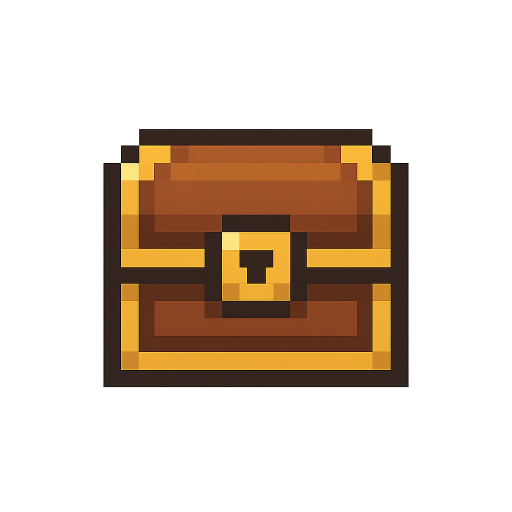
#> input picture data/objects/treasure.png, 1024 x 1024 px, found by its file name (shown at 1/2 size)
$ python grid.py
#> lines starting #> are read from the running program, lines starting #| are printed output that depends on the picture; after the words box and inside, x2 and y2 are one past the last pixel; in counts of white or black regions, pixels touching at a corner belong together
### gen_pixel_art/utils.py
"""Utility functions for generative pixel art."""
from PIL import Image, ImageDraw
import numpy as np

def crop_border(image : Image.Image, num_pixels: int=1) -> Image.Image:
    """Crop the boder of an image by a few pixels."""
    width, height = image.size
    box = (num_pixels, num_pixels, width - num_pixels, height - num_pixels)
    cropped = image.crop(box)
    return cropped

def rgba_to_masked_grayscale(image: Image.Image, opacity_threshold: int = 128) -> Image.Image:
    """
    Convert an RGBA image to 8-bit grayscale,
    forcing any semi- or fully-transparent pixel to zero.
    """
    rgba = image.convert("RGBA")
    arr = np.array(rgba)

    # get channels and compute luma (Rec. 601)
    r, g, b, a = arr[..., 0], arr[..., 1], arr[..., 2], arr[..., 3]
    luma = (0.299*r + 0.587*g + 0.114*b).astype(np.uint8)

    # zero out anything below the opacity threshold
    luma[a < opacity_threshold] = 0

    greyscale = Image.fromarray(luma, mode="L")
    return greyscale

# [43 lines left out: functions overlay_grid_lines, scale_img, naive_downsample_upsample, not called in this run]

### gen_pixel_art/grid.py
from pathlib import Path
from PIL import Image, ImageDraw
import numpy as np
import cv2
from gen_pixel_art import utils

def close_edges(edges: np.ndarray, kernel_size: int = 3) -> np.ndarray:
    """
    Apply a morphological closing to fill small gaps in edge map.
    """
    # Use a rectangular kernel of size kernel_size x kernel_size
    kernel = cv2.getStructuringElement(cv2.MORPH_RECT, (kernel_size, kernel_size))
    closed = cv2.morphologyEx(edges, cv2.MORPH_CLOSE, kernel)
    return closed

def cluster_lines(lines: list[int], threshold: int = 4) -> list[int]:
    """Remove lines that are too close to each other by clustering near values"""
    if not lines:
        return []
    lines = sorted(lines)
    clusters = [[lines[0]]]
    for p in lines[1:]:
        if abs(p - clusters[-1][-1]) <= threshold:
            clusters[-1].append(p)
        else:
            clusters.append([p])
    # use the median of each cluster
    return [int(np.median(cluster)) for cluster in clusters]

def detect_grid_lines(edges: np.ndarray,
                      hough_rho: float = 1.0,
                      hough_theta_rad: float = np.deg2rad(1),
                      hough_threshold: int = 100,
                      hough_min_line_len: int = 50,
                      hough_max_line_gap: int = 10,
                      angle_threshold_deg = 15
                     ) -> tuple[list[int], list[int]]:
    """
    - Use Hough line transformation to detect the pixel edges.
    - Only keep lines that are close to vertical or horizontal
    - Cluster the lines so they aren't too close
    Return:
    - two lists: x-coordinates (vertical lines) and y-coordinates (horizontal lines)
    """
    hough_lines = cv2.HoughLinesP(edges,
                                  hough_rho,
                                  hough_theta_rad,
                                  hough_threshold,
                                  minLineLength=hough_min_line_len,
                                  maxLineGap=hough_max_line_gap)

    height, width = edges.shape
    # Include the sides of the image in lines since they aren't detected by the Hough transform
    lines_x, lines_y = [0, width-1], [0, height-1]
    if hough_lines is None:
        return lines_x, lines_y

    # Loop over all detected lines, only keep the ones that are close to verticle or horizontal
    for x1, y1, x2, y2 in hough_lines[:,0]:
        dx, dy = x2 - x1, y2 - y1
        angle = abs(np.arctan2(dy, dx))
        # vertical if angle > 90- threshold, horizontal if angle < threshold
        if angle > np.deg2rad(90-angle_threshold_deg):
            lines_x.append(round((x1 + x2)/2))
        elif angle < np.deg2rad(angle_threshold_deg):
            lines_y.append(round((y1 + y2)/2))

    unclustered_lines_x = cluster_lines(lines_x)
    unclustered_lines_y = cluster_lines(lines_y)
    return unclustered_lines_x, unclustered_lines_y

def get_pixel_width(lines_x: list[int], lines_y: list[int], trim_outlier_fraction: float = 0.2) -> int:
    dx = np.diff(lines_x)
    dy = np.diff(lines_y)
    gaps = np.concatenate((dx, dy))

    # Filter lower and upper percentile
    low = np.percentile(gaps, 100 * trim_outlier_fraction)
    hi = np.percentile(gaps, 100 * (1 - trim_outlier_fraction))
    middle = gaps[(gaps >= low) & (gaps <= hi)]
    if len(middle) == 0:
        # fallback to median of all gaps
        middle = gaps

    return np.median(middle)

def complete_grid(lines: list[int], pixel_width: int) -> list[int]:
    """
    Given sorted line coords and pixel width,
    further partition those line coordinates to approximately even spacing.
    """
    section_widths = np.diff(lines)
    complete_lines = lines[:-1]
    for index, section_width in enumerate(section_widths):
        # Get number of pixels to partition section width into
        num_pixels = int(np.round(section_width / pixel_width))
        section_pixel_width = section_width / num_pixels
        line_start = lines[index]
        section_lines = [line_start + int(n*section_pixel_width) for n in range(num_pixels)]
        # Replace the start index in completed lines with list of new line coordinates
        # Everything will be unpacked after to maintain indexes
        complete_lines[index] = section_lines

    complete_lines = [line for sublist in complete_lines for line in sublist]
    # Add last line back in because it was excluded earlier
    complete_lines.append(lines[-1])

    return complete_lines

def overlay_grid_lines(
        image: Image.Image,
        lines_x: list[int],
        lines_y: list[int],
        line_color: tuple[int, int, int] = (255, 0, 0),
        line_width: int = 1
        ) -> Image.Image:
    """
    Overlay vertical and horizontal grid lines over image for visualization.

    inputs:
        image: The source PIL image (RGBA or RGB).
        lines_x: Sorted x-coordinates of vertical grid lines.
        lines_y: Sorted y-coordinates of horizontal grid lines.
        line_color: RGB tuple for the line color (default red).
        line_width: Width of the drawn lines in pixels.
    """
    # Ensure we draw on an RGBA canvas
    canvas = image.convert("RGBA")
    draw = ImageDraw.Draw(canvas)

    w, h = canvas.size
    # Draw each vertical line
    for x in lines_x:
        draw.line([(x, 0), (x, h)], fill=(*line_color, 255), width=line_width)

    # Draw each horizontal line
    for y in lines_y:
        draw.line([(0, y), (w, y)], fill=(*line_color, 255), width=line_width)

    return canvas

def compute_gridlines(img_path: Path,
                      canny_thresholds: tuple[int] = (50, 200),
                      closure_kernel_size: int = 10,
                      save_images: bool = True) -> tuple[list[int]]:
    """
    Finds grid lines of a high resolution noisy image.
    inputs:
        img_path: Path to image
        canny_thresholds: thresholds 1 and 2 for canny edge detection algorithm
        morphological_closure_kernel_size: Kernel size for the morphological closure

    """
    img = Image.open(img_path).convert("RGBA")
    cropped_img = utils.crop_border(img, num_pixels=1)
    grey_img = utils.rgba_to_masked_grayscale(cropped_img)

    # Find edges using Canny edge detection
    edges = cv2.Canny(np.array(grey_img), *canny_thresholds)

    # Close small gaps in edges with morphological closing
    closed_edges = close_edges(edges, kernel_size=closure_kernel_size)

    # Use Hough transform to detect the pixel lines
    lines_x, lines_y = detect_grid_lines(closed_edges)

    # Get the true width of the pixels
    pixel_width = get_pixel_width(lines_x, lines_y)

    # Fill in the gaps between the lines to complete the grid
    lines_x_complete = complete_grid(lines_x, pixel_width)
    lines_y_complete = complete_grid(lines_y, pixel_width)

    if save_images:
        output_dir = Path.cwd() / "output" / img_path.stem
        output_dir.mkdir(exist_ok=True, parents=True)

        edges_img = Image.fromarray(edges, mode="L")
        edges_img.save(output_dir / "edges.png")
        closed_edges_img = Image.fromarray(closed_edges, mode="L")
        closed_edges_img.save(output_dir / "closed_edges.png")

        img_with_lines = overlay_grid_lines(img, lines_x, lines_y)
        img_with_lines.save(output_dir / "lines.png")
        img_with_completed_lines = overlay_grid_lines(img, lines_x_complete, lines_y_complete)
        img_with_completed_lines.save(output_dir / "grid.png")

    return lines_x_complete, lines_y_complete

def main():
    img_path = Path.cwd() / "data" / "objects" / "treasure.png"
    grid_lines = compute_gridlines(img_path)
#> in compute_gridlines, img is the input picture: PIL image 1024x1024 RGBA; mean R, G, B, A 104, 84.5, 67.5, 74.7
#> in rgba_to_masked_grayscale, `r, g, b, a = arr[..., 0], arr[..., 1], arr[..., 2], arr[..., 3]`:
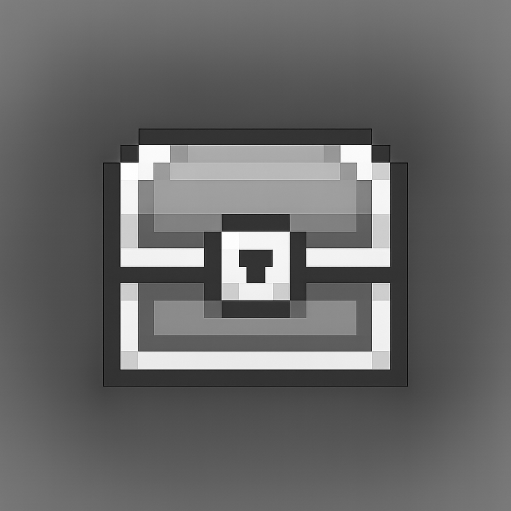
#> r: shape (1022, 1022) (shown at 1/2 size); min 0, max 255, mean 104
#> in rgba_to_masked_grayscale, `r, g, b, a = arr[..., 0], arr[..., 1], arr[..., 2], arr[..., 3]`:
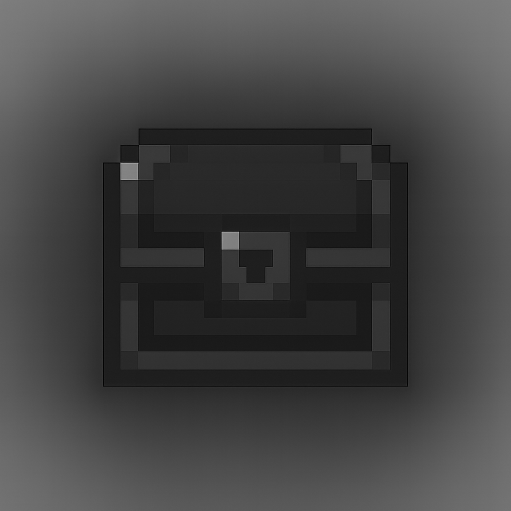
#> b: shape (1022, 1022) (shown at 1/2 size); min 0, max 208, mean 67.4
#> in rgba_to_masked_grayscale, `r, g, b, a = arr[..., 0], arr[..., 1], arr[..., 2], arr[..., 3]`:
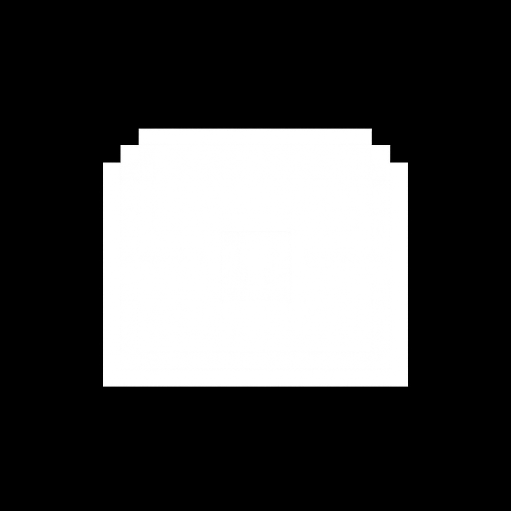
#> a: shape (1022, 1022) (shown at 1/2 size); min 0, max 255, mean 75
#> in compute_gridlines, `edges = cv2.Canny(np.array(grey_img), *canny_thresholds)`:
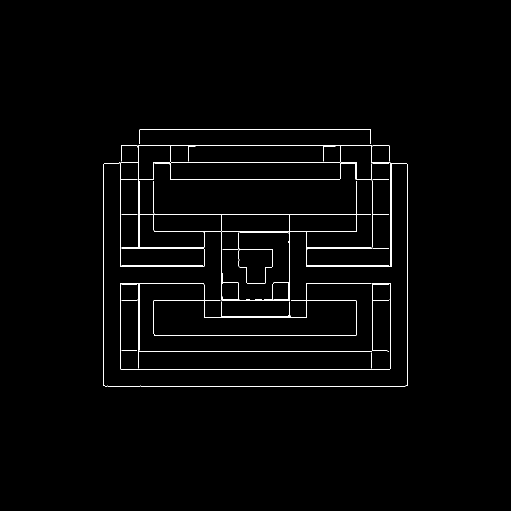
#> edges: shape (1022, 1022) (shown at 1/2 size); 1.2% white in thin lines or dots, all inside (x1, y1, x2, y2) = (207, 258, 815, 773)
#> in close_edges, `closed = cv2.morphologyEx(edges, cv2.MORPH_CLOSE, kernel)`:
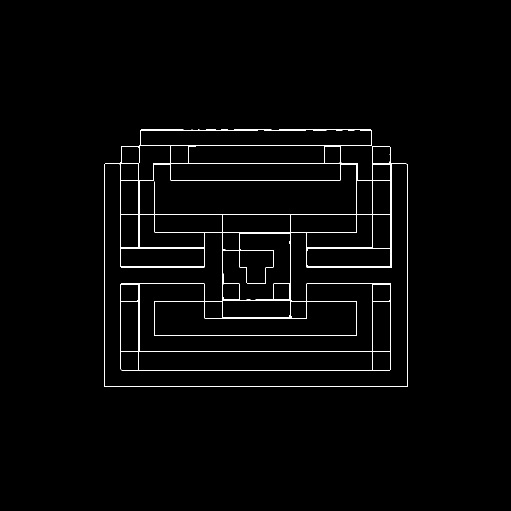
#> closed: shape (1022, 1022) (shown at 1/2 size); 1.4% white in thin lines or dots, all inside (x1, y1, x2, y2) = (208, 259, 816, 774)
#> in detect_grid_lines, `hough_lines = cv2.HoughLinesP(edges, hough_rho, hough_theta_rad, hough..`: hough_lines = 47 rows, first 6: [211, 773, 811, 773], [241, 429, 783, 429], [815, 772, 815, 329], [713, 360, 783, 360], [280, 260, 515, 260], [243, 740, 779, 740]
#> the loop in detect_grid_lines, `for x1, y1, x2, y2 in hough_lines[:,0]:` made 47 passes
#> (x1, y1, x2, y2, dx, dy, angle) on passes 1 to 8: (211, 773, 811, 773, 600, 0, 0), (241, 429, 783, 429, 542, 0, 0), (815, 772, 815, 329, 0, -443, 1.57), (713, 360, 783, 360, 70, 0, 0), (280, 260, 515, 260, 235, 0, 0), (243, 740, 779, 740, 536, 0, 0), (278, 291, 743, 291, 465, 0, 0), (307, 326, 714, 326, 407, 0, 0)
#> after the loop in detect_grid_lines, `for x1, y1, x2, y2 in hough_lines[:,0]:`: lines_x = [0, 1021, 815, 781, 208, 241, 277, 278, 279, 745, 580, 782, 783, 444, 713, 308, 613, 409, 744]; lines_y = 32 values, max 1021 at index 1, min 0 at index 0, mean 494.7
#> in cluster_lines, `lines = sorted(lines)`: lines = [0, 208, 241, 277, 278, 279, 308, 409, 444, 580, 613, 713, 744, 745, 781, 782, 783, 815, 1021]
#> in cluster_lines, `clusters = [[lines[0]]]`: clusters = [[0]]
#> the loop in cluster_lines, `for p in lines[1:]:` made 18 passes
#> p on passes 1 to 8: 208, 241, 277, 278, 279, 308, 409, 444
#> after the loop in cluster_lines, `for p in lines[1:]:`: clusters = [[0], [208], [241], [277, 278, 279], [308], [409], [444], [580], [613], [713], [744, 745], [781, 782, 783], [815], [1021]]
#> in detect_grid_lines, `unclustered_lines_x = cluster_lines(lines_x)`: unclustered_lines_x = [0, 208, 241, 278, 308, 409, 444, 580, 613, 713, 744, 782, 815, 1021]
#> the loop in cluster_lines (call 2), `for p in lines[1:]:` made 31 passes
#> p on passes 1 to 8: 259, 259, 260, 260, 291, 326, 327, 360
#> in detect_grid_lines, `unclustered_lines_y = cluster_lines(lines_y)`: unclustered_lines_y = [0, 259, 291, 326, 360, 429, 464, 496, 533, 567, 602, 635, 671, 703, 740, 773, 1021]
#> in compute_gridlines, `lines_x, lines_y = detect_grid_lines(closed_edges)`: lines_x has the same summary as unclustered_lines_x in detect_grid_lines; lines_y has the same summary as unclustered_lines_y in detect_grid_lines
#> in get_pixel_width, `dx = np.diff(lines_x)`: dx = [208, 33, 37, 30, 101, 35, 136, 33, 100, 31, 38, 33, 206]
#> in get_pixel_width, `dy = np.diff(lines_y)`: dy = [259, 32, 35, 34, 69, 35, 32, 37, 34, 35, 33, 36, 32, 37, 33, 248]
#> in get_pixel_width, `gaps = np.concatenate((dx, dy))`: gaps = 29 values, max 259 at index 13, min 30 at index 3, mean 70.41
#> in get_pixel_width, `low = np.percentile(gaps, 100 * trim_outlier_fraction)`: low = 33
#> in get_pixel_width, `hi = np.percentile(gaps, 100 * (1 - trim_outlier_fraction))`: hi = 100.4
#> in get_pixel_width, `middle = gaps[(gaps >= low) & (gaps <= hi)]`: middle = 18 values, max 100 at index 4, min 33 at index 0, mean 40.39
#> in compute_gridlines, `pixel_width = get_pixel_width(lines_x, lines_y)`: pixel_width = 35
#> in complete_grid, `section_widths = np.diff(lines)`: section_widths has the same summary as dx in get_pixel_width
#> in complete_grid, `complete_lines = lines[:-1]`: complete_lines = [0, 208, 241, 278, 308, 409, 444, 580, 613, 713, 744, 782, 815]
#> the loop in complete_grid, `for index, section_width in enumerate(section_widths):` made 13 passes
#> (section_width, num_pixels, section_pixel_width, line_start, section_lines) on passes 1 to 8: (208, 6, 34.67, 0, [0, 34, 69, 104, 138, 173]), (33, 1, 33, 208, [208]), (37, 1, 37, 241, [241]), (30, 1, 30, 278, [278]), (101, 3, 33.67, 308, [308, 341, 375]), (35, 1, 35, 409, [409]), (136, 4, 34, 444, [444, 478, 512, 546]), (33, 1, 33, 580, [580])
#> after the loop in complete_grid, `for index, section_width in enumerate(section_widths):`: complete_lines = [[0, 34, 69, 104, 138, 173], [208], [241], [278], [308, 341, 375], [409], [444, 478, 512, 546], [580], [613, 646, 679], [713], [744], [782], [815, 849, 883, 918, 952, 986]]
#> in complete_grid, `complete_lines = [line for sublist in complete_lines for line in subli..`: complete_lines = 30 values from 0 to 986
#> in compute_gridlines, `lines_x_complete = complete_grid(lines_x, pixel_width)`: lines_x_complete = 31 values from 0 to 1021
#> the loop in complete_grid (call 2), `for index, section_width in enumerate(section_widths):` made 16 passes
#> (section_width, num_pixels, section_pixel_width, line_start, section_lines) on passes 1 to 8: (259, 7, 37, 0, [0, 37, 74, 111, 148, 185, 222]), (32, 1, 32, 259, [259]), (35, 1, 35, 291, [291]), (34, 1, 34, 326, [326]), (69, 2, 34.5, 360, [360, 394]), (35, 1, 35, 429, [429]), (32, 1, 32, 464, [464]), (37, 1, 37, 496, [496])
#> in compute_gridlines, `lines_y_complete = complete_grid(lines_y, pixel_width)`: lines_y_complete = 30 values from 0 to 1021
#> the loop in overlay_grid_lines, `for x in lines_x:` made 14 passes
#> the loop in overlay_grid_lines, `for y in lines_y:` made 17 passes
#> y on passes 2 to 9: 259, 291, 326, 360, 429, 464, 496, 533
#> in compute_gridlines, `img_with_lines = overlay_grid_lines(img, lines_x, lines_y)`:
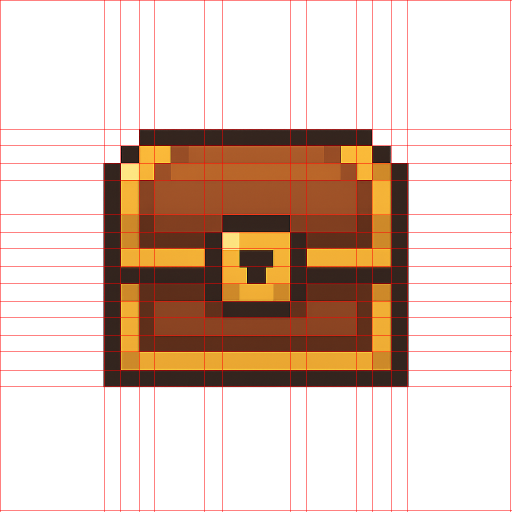
#> img_with_lines: PIL image 1024x1024 RGBA (shown at 1/2 size); mean R, G, B, A 108.8, 82.3, 65.8, 78.8; transparent parts drawn white
#> the loop in overlay_grid_lines (call 2), `for x in lines_x:` made 31 passes
#> x on passes 2 to 9: 34, 69, 104, 138, 173, 208, 241, 278
#> the loop in overlay_grid_lines (call 2), `for y in lines_y:` made 30 passes
#> y on passes 2 to 9: 37, 74, 111, 148, 185, 222, 259, 291
#> in compute_gridlines, `img_with_completed_lines = overlay_grid_lines(img, lines_x_complete, l..`:
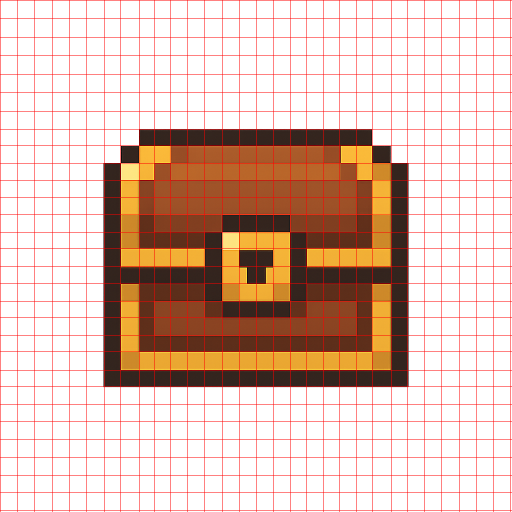
#> img_with_completed_lines: PIL image 1024x1024 RGBA (shown at 1/2 size); mean R, G, B, A 113.2, 79.8, 63.6, 85.1; transparent parts drawn white
    print(grid_lines)
#> (printed output is left out)

if __name__ == "__main__":
    main()
